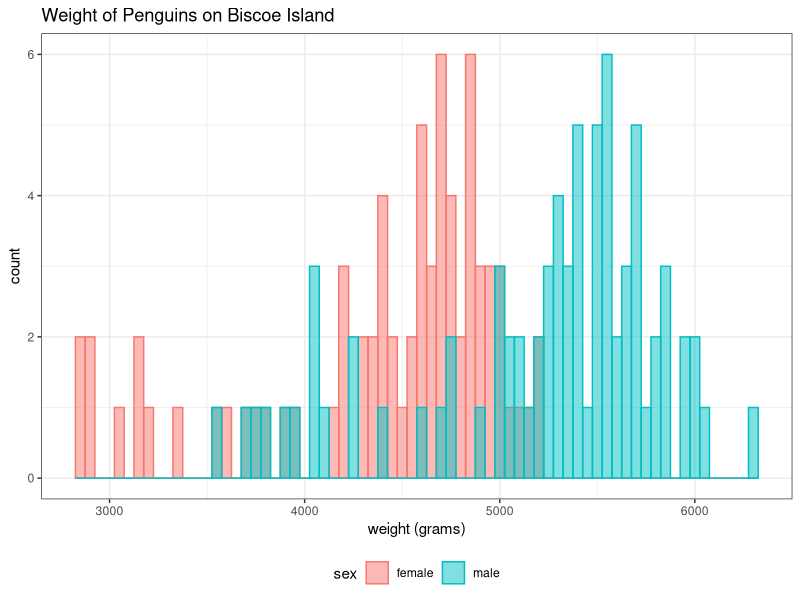
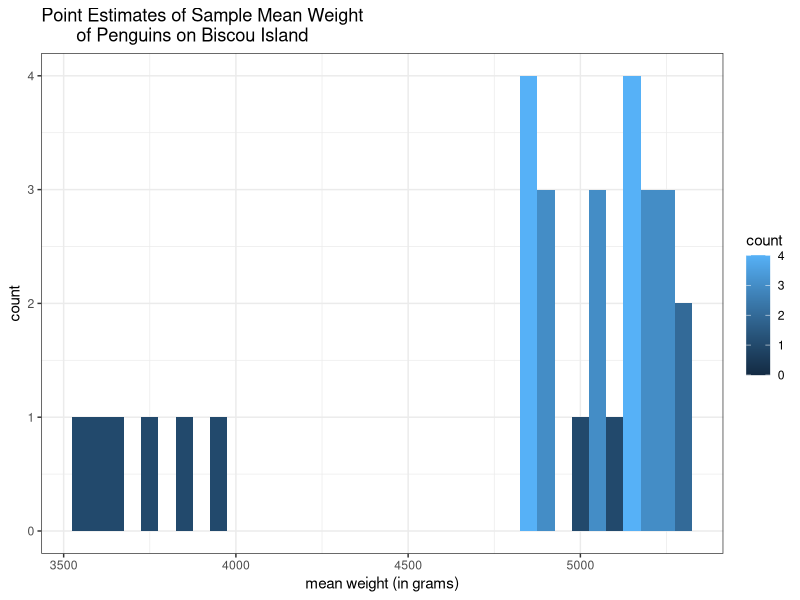

Write R code to recreate these figures, in order.
# Data came from:
# https://github.com/allisonhorst/palmerpenguins/blob/master/README.md
install.packages("palmerpenguins")

# load required packages
library(here)
library(tidyverse)
library(ggplot2)
library(viridis)
library(palmerpenguins)

penguin_dat <- penguins

# get all the penguins from Biscoe island (n = 163)
gunters <- penguin_dat %>% 
  drop_na() %>% 
  filter(island == "Biscoe") %>% 
  select(-bill_length_mm, -bill_depth_mm, -flipper_length_mm,
         -year)

# drop first 13 rows (so that n = 150)
gunters <- gunters[-c(1,2,3,4,5,6,7,8,9,10,11,12,13),]

# get the chunkiness levels of the population
weights <- gunters$body_mass_g
pop_mean <- mean(weights)
pop_std <- sd(weights)

# create empty lists to store sample data
sample = c()
samples = list()
sample_means = list()
sample_stds = list()

# create 30 samples of 5 observations
index <- seq(from = 1, to = 150, by = 5)
j = 1
for (i in index) {
  sample <- c(weights[i], weights[i+1], weights[i+2], weights[i+3],
                 weights[i+4])
  samples[[j]] <- sample
  j = j + 1
}

# compute chunkiness levels of each sample of penguins
for (j in 1:30) {
  sample_means[j] <- lapply(samples[j], mean)
  sample_stds[j] <- lapply(samples[j], sd)
}

# histogram of the chunkiness of each penguin
gunters %>% 
ggplot(aes(x = body_mass_g, fill = sex, color = sex)) +
  geom_histogram(binwidth = 50, 
                 alpha = 0.5,
                 position = "identity") +
  xlab("weight (grams)") +
  ylab("count") +
  theme_bw() +
  theme(legend.position = "bottom") +
  labs(title = "Weight of Penguins on Biscoe Island")

# histogram of the mean chunkiness of each sample of penguins
sample_means_df <- as.data.frame(sample_means)
rownames(sample_means_df) <- "mean_weight"
colnames(sample_means_df) <- c(1:30)
sample_means_df <- as.data.frame(t(sample_means_df))

sample_means_df %>% 
  ggplot(aes(x = mean_weight, fill = ..count..)) +
  geom_histogram(binwidth = 50,
                 alpha = 1,
                 position = "identity") +
  xlab("mean weight (in grams)") +
  ylab("count") +
  labs(title = "Point Estimates of Sample Mean Weight 
       of Penguins on Biscou Island",
       legend = "") +
  theme_bw()
